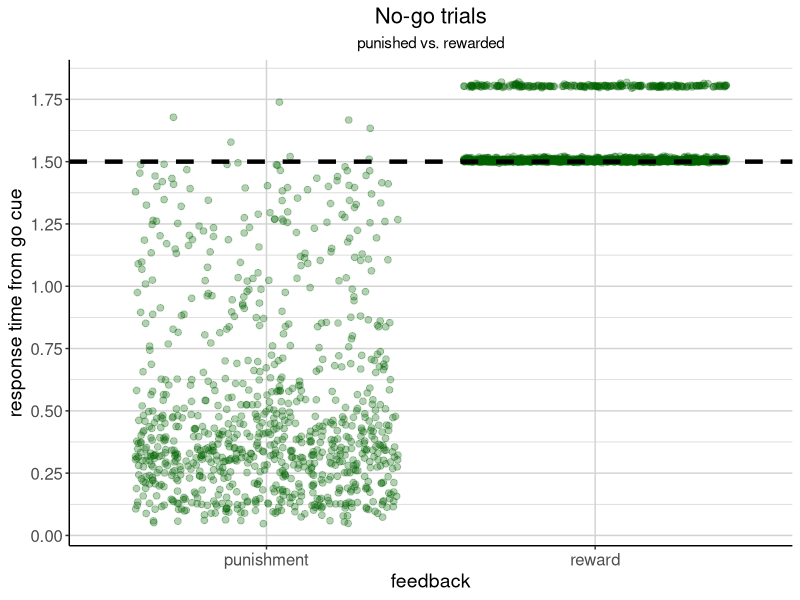
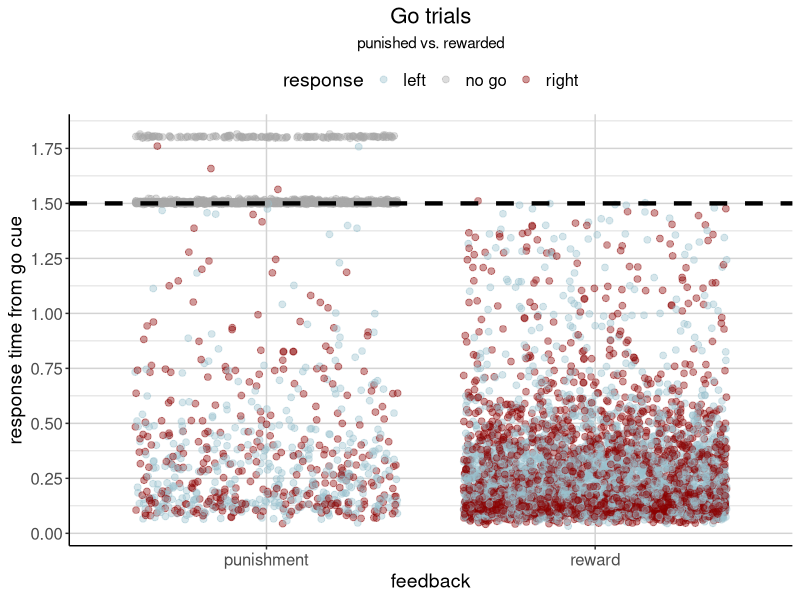
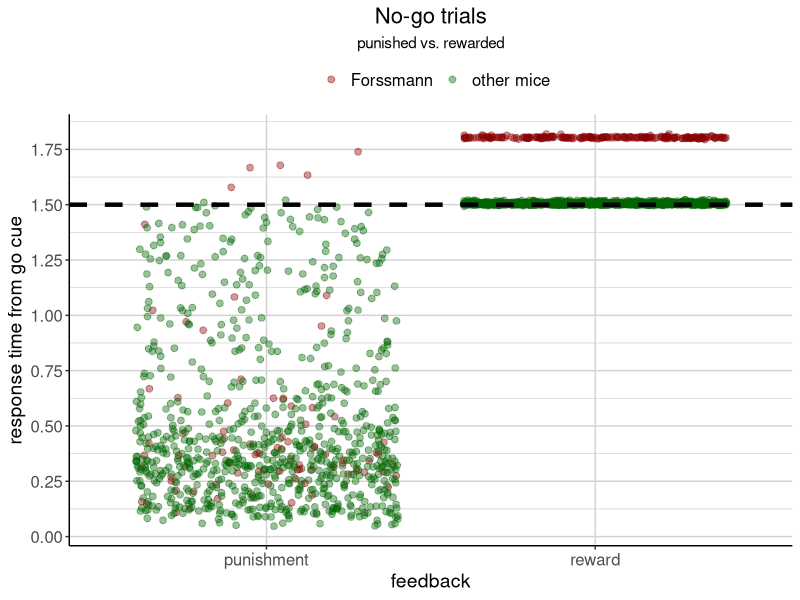
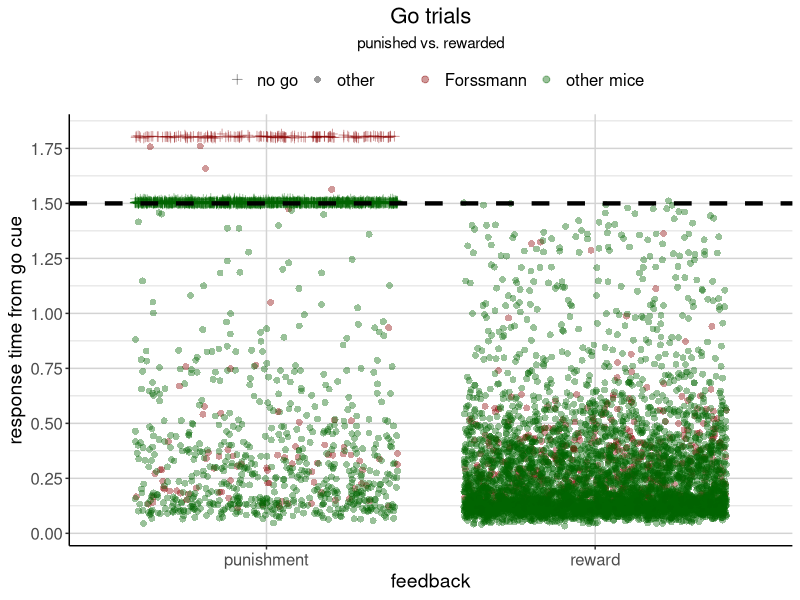
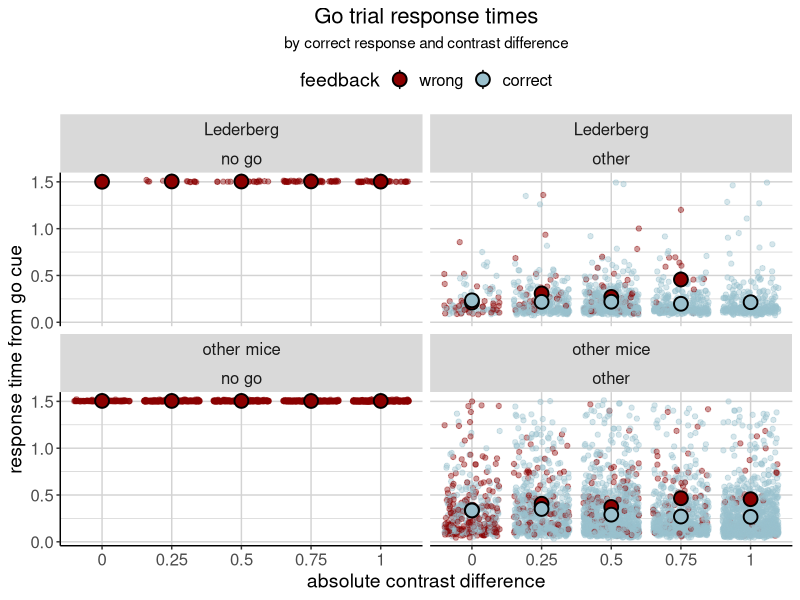
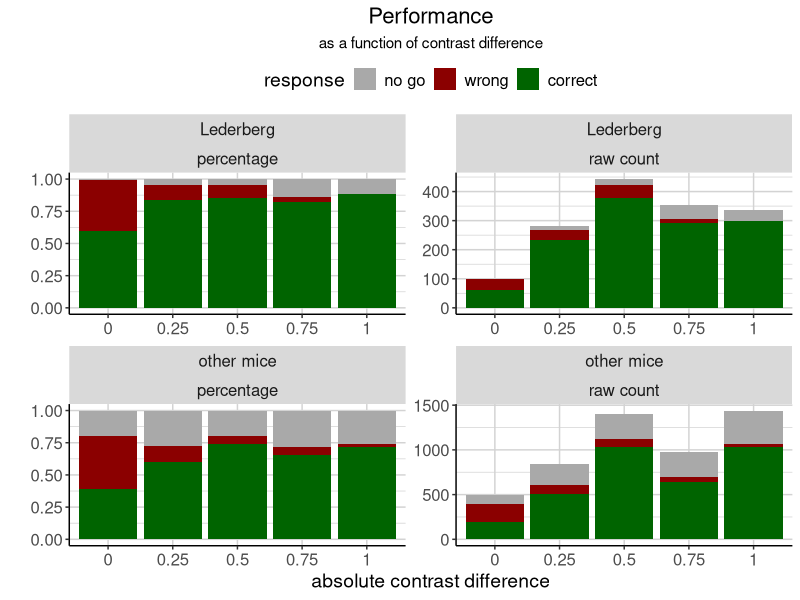
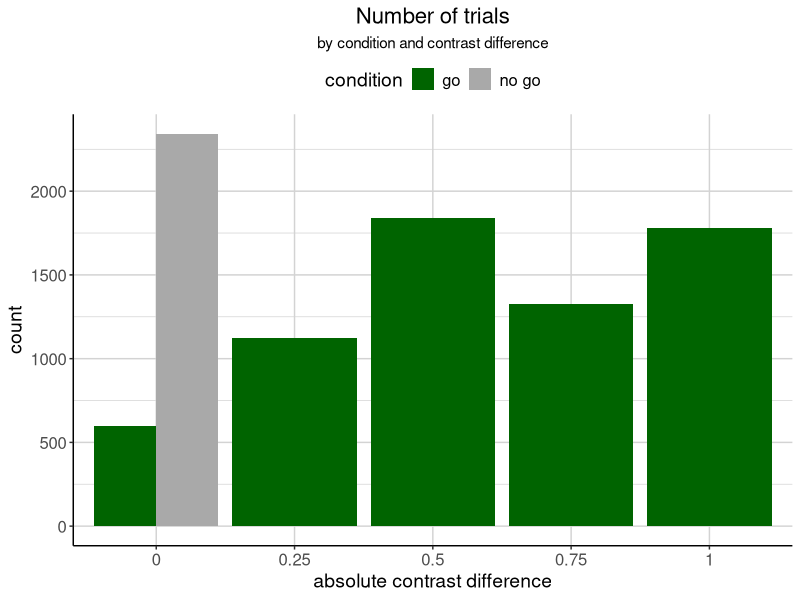
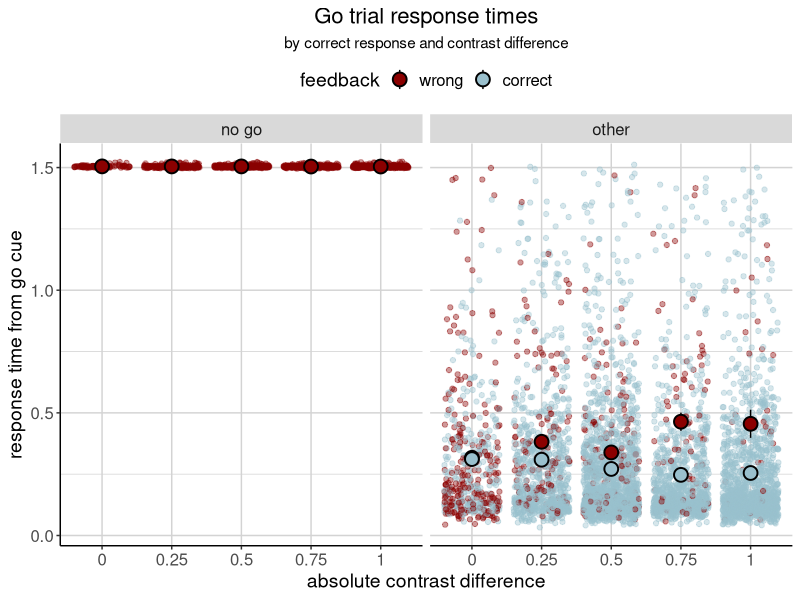

These figures' R source, in order:
## ---- chunk 1
knitr::opts_chunk$set(echo = FALSE, error = FALSE, message = FALSE)

library(tidyverse)
library(kableExtra)

data <- read.csv("./data/behavioral_data.csv") # load data

# plot theme
my_theme <- theme(legend.position = "top", 
                  plot.title = element_text(size = 16, hjust = 0.5),
                  plot.subtitle = element_text(hjust = 0.5),
                  axis.title = element_text(size = 14),
                  axis.text = element_text(size = 12),
                  axis.line = element_line(colour = "black"),
                  legend.text = element_text(size = 12), 
                  legend.title = element_text(size = 14),
                  panel.background = element_blank(),
                  panel.grid = element_line(colour = "light grey"),
                  strip.text = element_text(size = 12))
## ---- chunk 2
# Recode feedback type as string (-1; 1) -> (punishment; reward).
# Recode response as string (-1; 0; 1) -> (right; no go; left).
# Recode response again, but on a broader level: (-1; 1) -> other; 0 -> no go
data <- data %>% 
  mutate(feedback_type_rec = ifelse(feedback_type == 1, "reward", "punishment"),
         response_rec = case_when(response == -1 ~ "right",
                                  response == 1 ~ "left",
                                  response == 0 ~ "no go"),
         response_rec2 = ifelse(response_rec == "no go", "no go", "other"))
## ---- chunk 3
data %>% 
  filter(condition == "no_go") %>% 
  
  ggplot(aes(x = feedback_type_rec, y = response_time_diff)) +
  geom_jitter(colour = "darkgreen", alpha = .3, size = 2) +
  geom_hline(aes(yintercept = 1.5), colour = "black", size = 1.5, linetype = "dashed") +
  scale_y_continuous(breaks = seq(0, 2, .25)) +
  labs(title = "No-go trials", subtitle = "punished vs. rewarded",
       y = "response time from go cue", x = "feedback") +
  my_theme
## ---- chunk 4
data %>% 
  filter(condition == "go") %>% 
  
  ggplot(aes(x = feedback_type_rec, y = response_time_diff, colour = response_rec)) +
  geom_jitter(alpha = .4, size = 2) +
  geom_hline(aes(yintercept = 1.5), colour = "black", size = 1.5, linetype = "dashed") +
  scale_y_continuous(breaks = seq(0, 2, .25)) +
  scale_colour_manual("response", values = c("lightblue3", "darkgrey", "darkred")) +
  labs(title = "Go trials", subtitle = "punished vs. rewarded",
       y = "response time from go cue", x = "feedback") +
  my_theme
## ---- chunk 5
weird_RTs <- data %>% 
  filter(response_rec == "no go") %>% 
  mutate(response_time_split = ifelse(response_time_diff > 1.7, "high", "low"))
## ---- chunk 6
weird_RTs %>% 
  group_by(response_time_split, mouse) %>%
  count() %>% 
  kable(col.names = c("response time", "mouse", "count")) %>% 
  kable_styling("striped")
## ---- chunk 7
weird_RTs %>% 
  group_by(response_time_split, session) %>%
  count() %>% 
  head() %>% # only show first 6 rows
  kable(col.names = c("response time", "session", "count")) %>% 
  kable_styling("striped")
## ---- chunk 8
data %>% 
  filter(condition == "no_go") %>% 
  mutate(Forssmann = ifelse(mouse == "Forssmann", "Forssmann", "other mice")) %>% 
  
  ggplot(aes(x = feedback_type_rec, y = response_time_diff, colour = Forssmann)) +
  geom_jitter(alpha = .4, size = 2) +
  geom_hline(aes(yintercept = 1.5), colour = "black", size = 1.5, linetype = "dashed") +
  scale_y_continuous(breaks = seq(0, 2, .25)) +
  scale_colour_manual("", values = c("darkred", "darkgreen")) +
  labs(title = "No-go trials", subtitle = "punished vs. rewarded",
       y = "response time from go cue", x = "feedback") +
  my_theme
## ---- chunk 9
data %>% 
  filter(condition == "go") %>% 
  mutate(Forssmann = ifelse(mouse == "Forssmann", "Forssmann", "other mice")) %>% 
  
  ggplot(aes(x = feedback_type_rec, y = response_time_diff, colour = Forssmann,
             shape = response_rec2)) +
  geom_jitter(alpha = .4, size = 2) +
  geom_hline(aes(yintercept = 1.5), colour = "black", size = 1.5, linetype = "dashed") +
  scale_y_continuous(breaks = seq(0, 2, .25)) +
  scale_colour_manual("", values = c("darkred", "darkgreen")) +
  scale_shape_manual("", values = c(3, 16)) +
  labs(title = "Go trials", subtitle = "punished vs. rewarded",
       y = "response time from go cue", x = "feedback") +
  my_theme
## ---- chunk 10
# data without Forssmann
data_wof <- data %>% 
  filter(mouse != "Forssmann")
## ---- chunk 11
data_wof %>% 
  filter(condition == "go") %>% 
  mutate(Lederberg = ifelse(mouse == "Lederberg", "Lederberg", "other mice")) %>% 
  
  ggplot(aes(x = factor(contrast_diff_abs), y = response_time_diff, colour = feedback_type_rec)) +
  geom_jitter(alpha = .4) +
  stat_summary(aes(fill = feedback_type_rec), size = 1, shape = 21, colour = "black") +
  theme(legend.position = "top") +
  facet_wrap(Lederberg~response_rec2) +
  scale_colour_manual("feedback", values = c("darkred", "lightblue3"), labels = c("wrong", "correct")) +
  scale_fill_manual("feedback", values = c("darkred", "lightblue3"), labels = c("wrong", "correct")) +
  labs(title = "Go trial response times", subtitle = "by correct response and contrast difference",
       y = "response time from go cue", x = "absolute contrast difference") +
  my_theme
## ---- chunk 12
# Have only the go trials.
# Recode the feedback type and the response type so we have one column that codes whether the mice made the correct
# choice, the wrong choice or a no-go response.
data_wof_go <- data_wof %>%
  filter(condition == "go") %>% 
  mutate(response_type = case_when(feedback_type_rec == "reward" ~ "correct",
                                   response_rec2 == "no go" ~ "no go",
                                   feedback_type_rec == "punishment" & response_rec2 == "other" ~ "wrong"),
         response_type = factor(response_type, levels = c("no go", "wrong", "correct")))
## ---- chunk 13
contrast_performance <- data_wof_go %>% 
  mutate(Lederberg = ifelse(mouse == "Lederberg", "Lederberg", "other mice")) %>% 
  
  group_by(Lederberg, response_type, contrast_diff_abs) %>% 
  count() %>% 
  # calculate percentage per contrast difference
  group_by(Lederberg, contrast_diff_abs) %>% 
  mutate(percentage = n/sum(n)) %>% 
  # transform into long format for plotting raw numbers and percentages as facets
  pivot_longer(cols = c(n, percentage), names_to = "type") %>% 
  mutate(type = ifelse(type == "n", "raw count", type))
## ---- chunk 14
contrast_performance %>% 
  
  ggplot(aes(x = factor(contrast_diff_abs), y = value, fill = response_type)) +
  geom_col() +
  scale_fill_manual("response", values = c("darkgrey", "darkred", "darkgreen")) +
  facet_wrap(Lederberg~type, scales = "free") +
  labs(title = "Performance", subtitle = "as a function of contrast difference",
       y = "", x = "absolute contrast difference") +
  my_theme
## ---- chunk 15
# Anyways. Goodbye, Lederberg.
data <- data %>% 
  filter(mouse != "Lederberg")
## ---- chunk 16
data_wof %>% 
  group_by(contrast_diff_abs, condition) %>% 
  count() %>% 
  
  ggplot(aes(x = factor(contrast_diff_abs), y = n, fill = condition)) +
  geom_col(position = "dodge") +
  scale_fill_manual(values = c("darkgreen", "darkgrey"), labels = c("go", "no go")) +
  labs(title = "Number of trials", subtitle = "by condition and contrast difference",
       y = "count", x = "absolute contrast difference") +
  my_theme
## ---- chunk 17
correct_response_counts <- data_wof %>% 
  filter(condition == "go") %>%
  group_by(feedback_type_rec, contrast_diff_abs, response_rec2) %>% 
  count()

easy_wrong <- correct_response_counts$n[correct_response_counts$contrast_diff_abs == 1 & 
                                          correct_response_counts$response_rec2 == "other" &
                                          correct_response_counts$feedback_type_rec == "punishment"]

easy_nogo <- correct_response_counts$n[correct_response_counts$contrast_diff_abs == 1 & 
                                         correct_response_counts$response_rec2 == "no go"]

out_of_easy <- sum(correct_response_counts$n[correct_response_counts$contrast_diff_abs == 1])
## ---- chunk 18
data_wof %>% 
  filter(condition == "go") %>% 
  
  ggplot(aes(x = factor(contrast_diff_abs), y = response_time_diff, colour = feedback_type_rec)) +
  geom_jitter(alpha = .4) +
  stat_summary(aes(fill = feedback_type_rec), size = 1, shape = 21, colour = "black") +
  theme(legend.position = "top") +
  facet_wrap(~response_rec2) +
  scale_colour_manual("feedback", values = c("darkred", "lightblue3"), labels = c("wrong", "correct")) +
  scale_fill_manual("feedback", values = c("darkred", "lightblue3"), labels = c("wrong", "correct")) +
  labs(title = "Go trial response times", subtitle = "by correct response and contrast difference",
       y = "response time from go cue", x = "absolute contrast difference") +
  my_theme
## ---- chunk 19
# Have only the go trials.
# Recode the feedback type and the response type so we have one column that codes whether the mice made the correct
# choice, the wrong choice or a no-go response.
data_wof_go <- data_wof %>%
  filter(condition == "go") %>% 
  mutate(response_type = case_when(feedback_type_rec == "reward" ~ "correct",
                                   response_rec2 == "no go" ~ "no go",
                                   feedback_type_rec == "punishment" & response_rec2 == "other" ~ "wrong"),
         response_type = factor(response_type, levels = c("no go", "wrong", "correct")))
## ---- chunk 20
contrast_performance <- data_wof_go %>% 
  group_by(response_type, contrast_diff_abs) %>% 
  count() %>% 
  # calculate percentage per contrast difference
  group_by(contrast_diff_abs) %>% 
  mutate(percentage = n/sum(n)) %>% 
  # transform into long format for plotting raw numbers and percentages as facets
  pivot_longer(cols = c(n, percentage), names_to = "type") %>% 
  mutate(type = ifelse(type == "n", "raw count", type))
## ---- chunk 21
contrast_performance %>% 
  ggplot(aes(x = factor(contrast_diff_abs), y = value, fill = response_type)) +
  geom_col() +
  scale_fill_manual("response", values = c("darkgrey", "darkred", "darkgreen")) +
  facet_wrap(~type, scales = "free") +
  labs(title = "Performance", subtitle = "as a function of contrast difference",
       y = "", x = "absolute contrast difference") +
  my_theme
